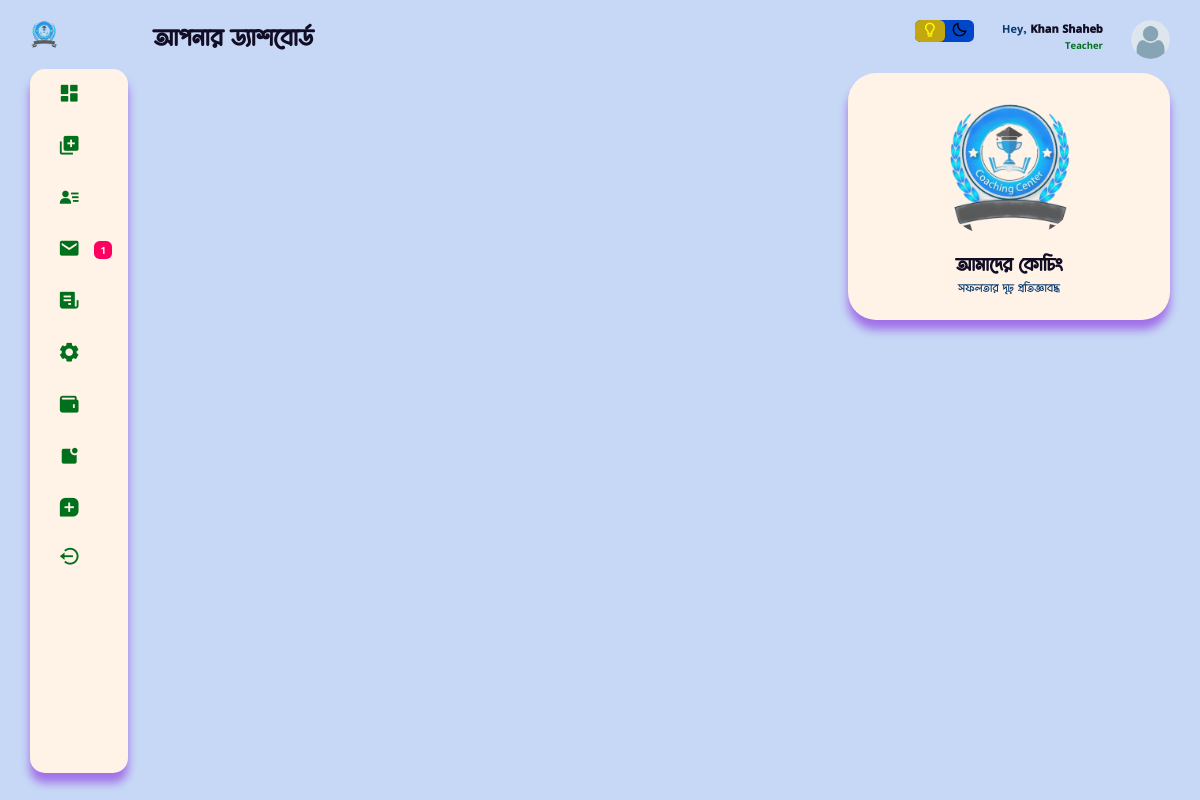
The app's page /teacher_dashboard/add_mark/বিকাল/14/ (signed in), older data.
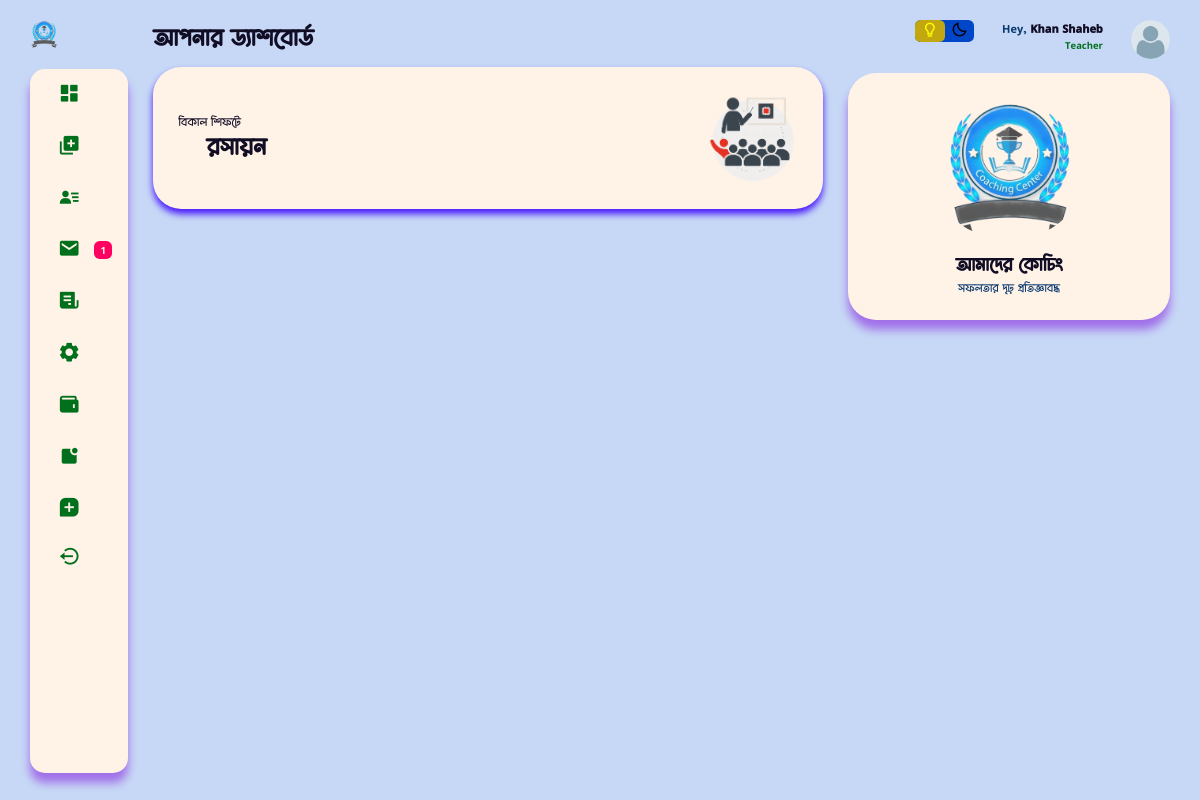
The same page, newer data.
### users/models.py (models this page shows, shortened)
class MakeBatch(models.Model):
    batch = models.ForeignKey(Batch, on_delete=models.CASCADE)
    class_name = models.ForeignKey( ClassWithSubject, on_delete=models.CASCADE)
    subject = models.ForeignKey(Subjects, on_delete=models.CASCADE, null=True,blank=True)
    teacher = models.ForeignKey(Teacher, on_delete=models.CASCADE, null=True,blank=True)
    start_class = models.TimeField(null=True,blank=True)
    end_class = models.TimeField(null=True, blank=True)
    class Meta:
        verbose_name_plural = "ব্যাচ ও বিষয় ভিত্তিক শিক্ষক"

class Subjects(models.Model):
    name = models.CharField(max_length=100 )
    def __str__(self):
        return self.name
    class Meta:
        verbose_name_plural = "বিষয় যুক্ত করুন"

### home/views.py (the view)
# urls.py: path('teacher_dashboard/add_mark/<str:shift>/<str:cls>/', add_mark2, name='add_mark2'),
@login_required
def add_mark2(request, shift, cls):
    try:
        sft = get_object_or_404(Shift, shift_name=shift)
        the_batch = get_object_or_404(Batch, shift=sft)
        ts = Teacher.objects.get(user=request.user)
        data = MakeBatch.objects.filter(batch=the_batch, teacher=ts, class_name=cls)
        return render(request, 'teacher/add_mark2.html', {'data': data, 'shift': shift, 'c_id': cls})
    except (Shift.DoesNotExist, Batch.DoesNotExist, Teacher.DoesNotExist) as e:
        return render(request, 'teacher/error.html', {'error_message': 'One or more objects not found.'})
    except Exception as e:
        return render(request, 'teacher/error.html', {'error_message': str(e)})

### home/public.py (called while the page is built)
def common_data(request):
    try:
        if request.user.role == "student":
            try:
                unviewed_msg_std = MessageForStudent.objects.filter(message_for = request.user.student, visited = False).count()
            except:
                unviewed_msg_std = 0
            context = {
                'unviewed_msg_std' : unviewed_msg_std,
            }
        elif request.user.role == "teacher":
            try:
                unviewed_msg = MessageForTeacher.objects.filter(message_for = request.user.teacher, visited = False).count()
            except:
                unviewed_msg = 0
            context = {
                'unviewed_msg' : unviewed_msg,
            }
        else:
            context={}
    except:
        context = {}
    return context

### templates/teacher/add_mark2.html
{% extends 'teacher/base.html' %}
{% load static %}
{% block content %}
<h1>আপনার ড্যাশবোর্ড</h1>
<div class="analyse">
    {% for s in data %}
    <div class="sales">
        <a href="{% url "add_mark3" shift c_id s.subject %}">
            <div class="status">
                <div class="info">
                    {{shift}} শিফটে
                    <h1>{{s.subject }}</h1>
                </div>
                <div class="progresss">
                    <img src="{% static "image/class.png" %}" alt="">
                </div>
            </div>
        </a>
    </div>
    {% endfor %}
</div>
{% endblock content %}

Row changes from the older to the newer data that the page shows:
added MakeBatch: shift "বিকাল", subject "রসায়ন"
